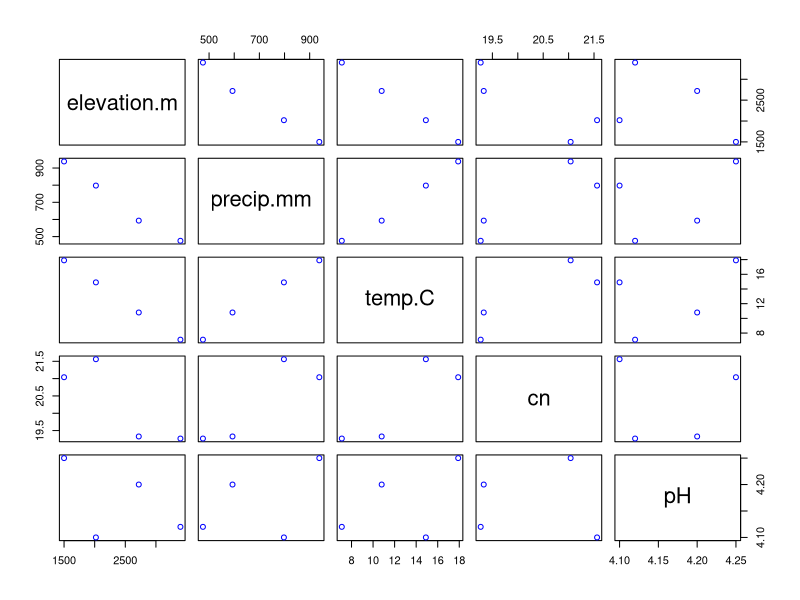
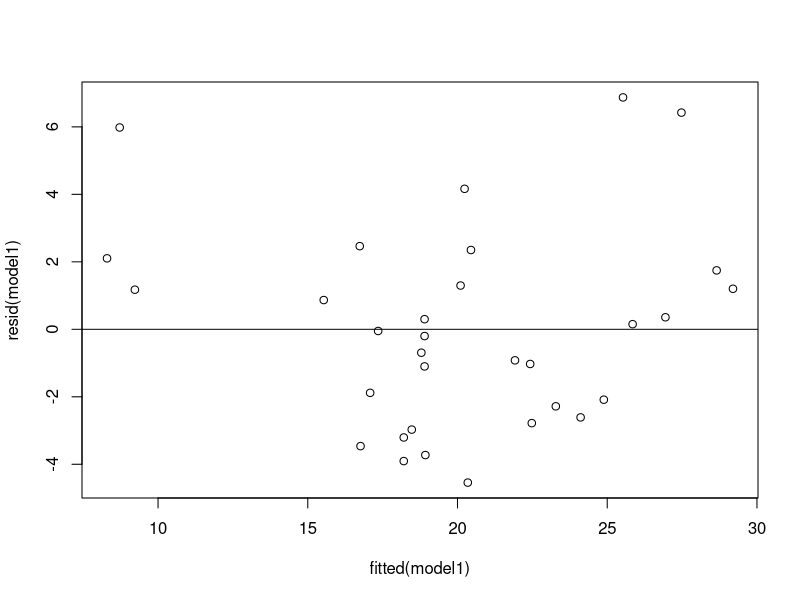
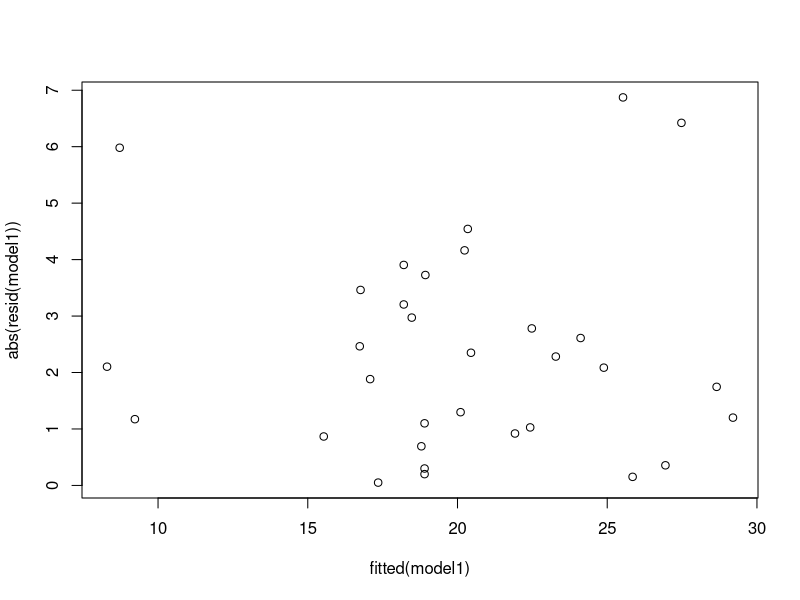
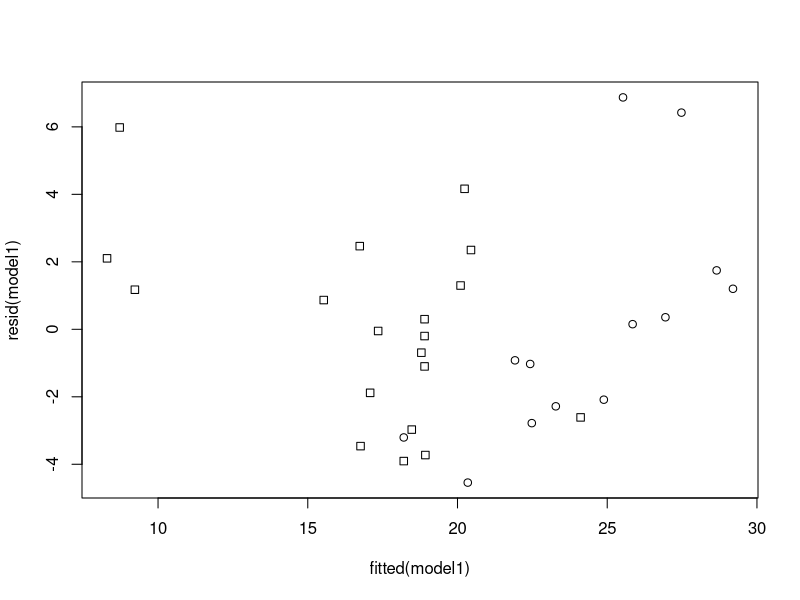
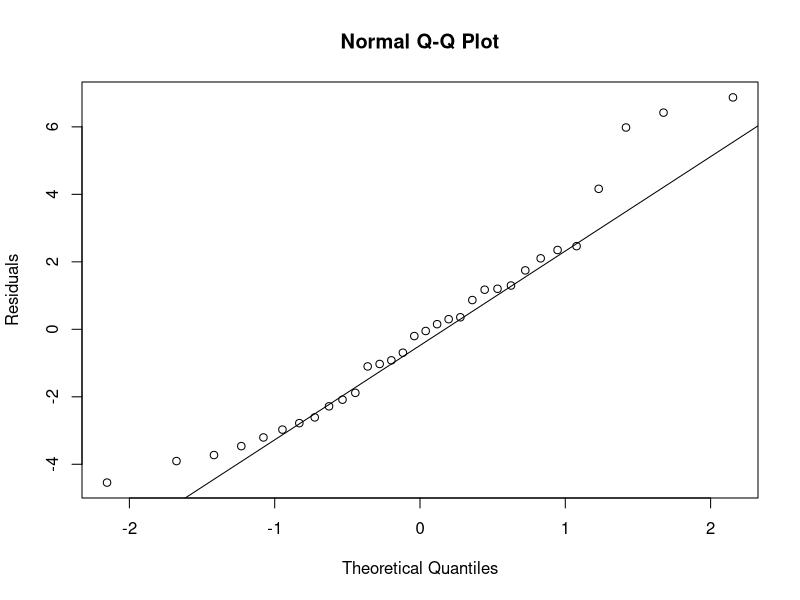
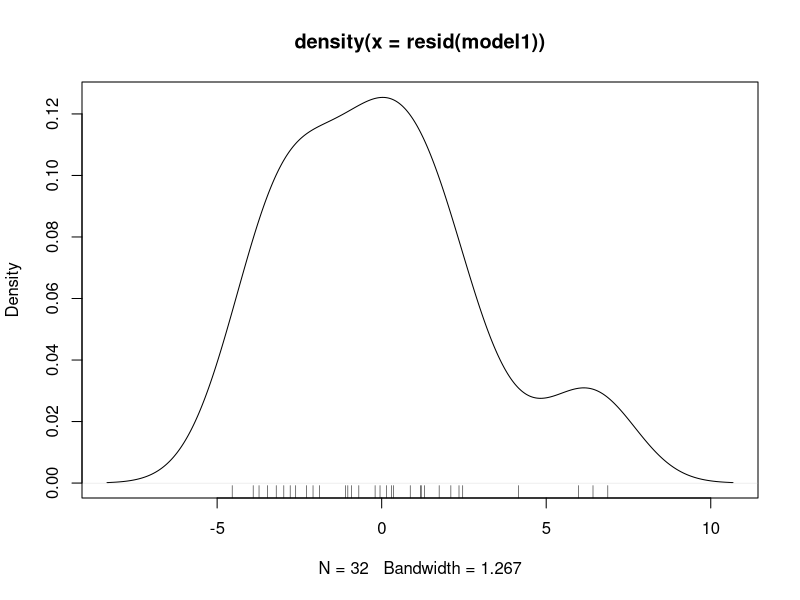
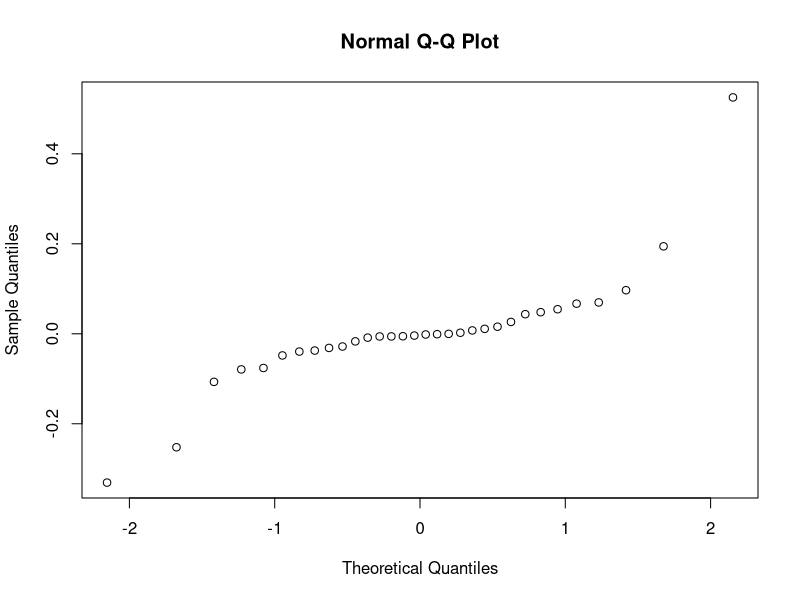

R code for these plots, in order:
## ---- chunk 1
#Input of elevation data in meters
m <- c(1500,2020,2720,3400)
#Input of precip data (mm) at each elevation
ppt <- c(938.3,797.6,593.2,475.6)
#Input of mean temperature data (degrees celsius) at each elevation
temp <- c(17.9,14.9,10.8,7.1)
#Input of soil C:N ratio at each elevation
cn <- c(21.04,21.56,19.33,19.27)
#Input of O-horizon soil pH at each elevation
pH <- c(4.25,4.1,4.2,4.12)
## ---- chunk 2
cor(m,ppt)
cor(m,temp)
cor(temp,ppt)
cor(m,cn)
cor(m,pH)
cor(temp,pH)
## ---- chunk 3
abiotic <- data.frame(elevation.m= m, precip.mm=ppt,temp.C = temp, cn = cn, pH= pH)
#Plot all possible combinations of these variables with blue symbols
plot(abiotic, col= "blue")
## ---- chunk 4
m1 <- lm(pH~temp.C, data= abiotic)
summary(m1)
## ---- chunk 5
model1 <- lm(mpg~wt,data=mtcars)
summary(model1)
## ---- chunk 6
plot(fitted(model1),resid(model1))
abline(h=0)
## ---- chunk 7
plot(fitted(model1),abs(resid(model1)))
## ---- chunk 8
summary(lm(abs(resid(model1))~ fitted(model1)))
## ---- chunk 9
plot(resid(model1)~fitted(model1),pch=unclass(mtcars$am))
## ---- chunk 10
library(car)
leveneTest(mtcars$mpg,mtcars$am)
## ---- chunk 11
qqnorm(resid(model1),ylab="Residuals")
qqline(resid(model1))
## ---- chunk 12
plot(density(resid(model1)))
rug(resid(model1))
## ---- chunk 13
gi <- influence(model1)
qqnorm(gi$coef[,2])
